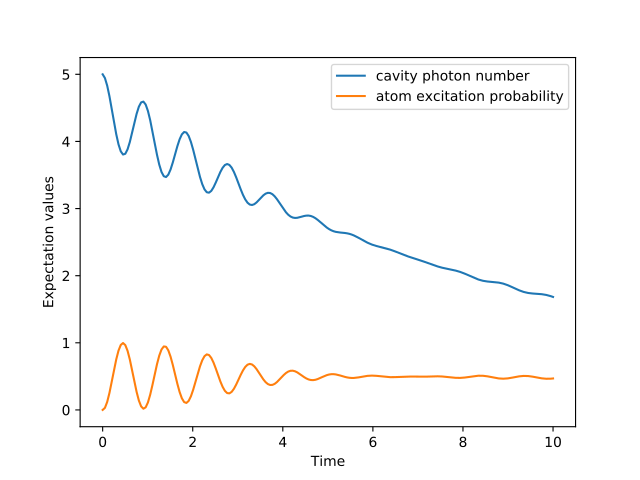

Reproduce this figure in Python.
times = np.linspace(0.0, 10.0, 200)
psi0 = tensor(fock(2,0), fock(10, 5))
a  = tensor(qeye(2), destroy(10))
sm = tensor(destroy(2), qeye(10))
H = 2 * np.pi * a.dag() * a + 2 * np.pi * sm.dag() * sm + 2 * np.pi * 0.25 * (sm * a.dag() + sm.dag() * a)
result = mesolve(H, psi0, times, [np.sqrt(0.1)*a], [a.dag()*a, sm.dag()*sm])
plt.figure() # doctest: +SKIP
plt.plot(times, result.expect[0]) # doctest: +SKIP
plt.plot(times, result.expect[1]) # doctest: +SKIP
plt.xlabel('Time') # doctest: +SKIP
plt.ylabel('Expectation values') # doctest: +SKIP
plt.legend(("cavity photon number", "atom excitation probability")) # doctest: +SKIP
plt.show() # doctest: +SKIP
